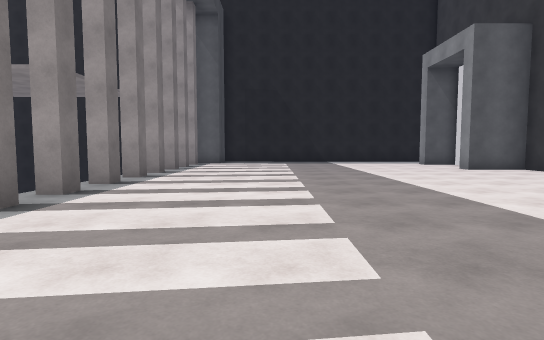
[1] (above)

12 first-person views from a walk through a scene from a Unity 3-D project. The camera is 1.3 m above the floor, tilts 4° down and sees 80° across. The floor is counted in squares, 1.8 m on a side. Each view is taken from the middle of a square. On the plan, view 1 faces up. The plan holds only what a view shows up to about 10 squares ahead; the rest is blank. The place goes on beyond the plan. The player character is not drawn.

[2]
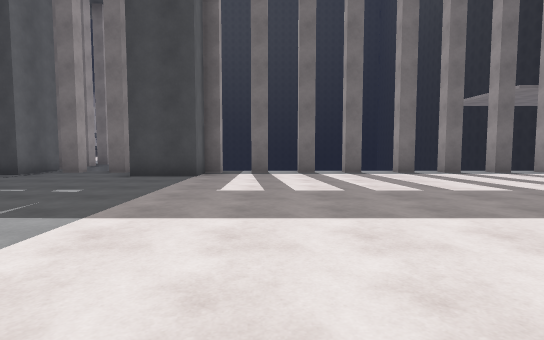

[3]
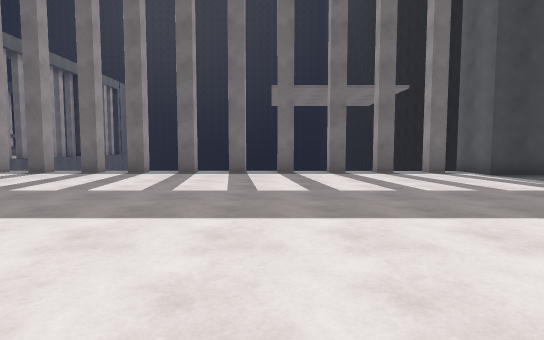

[4]
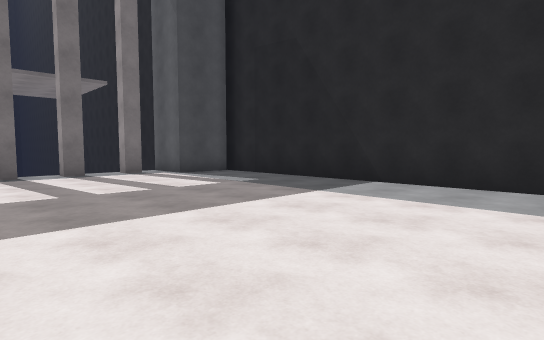

[5]
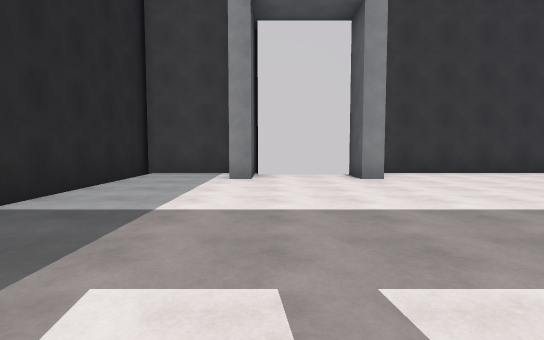

[6]
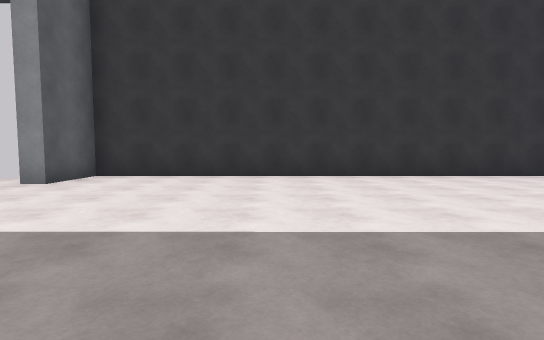

[7]
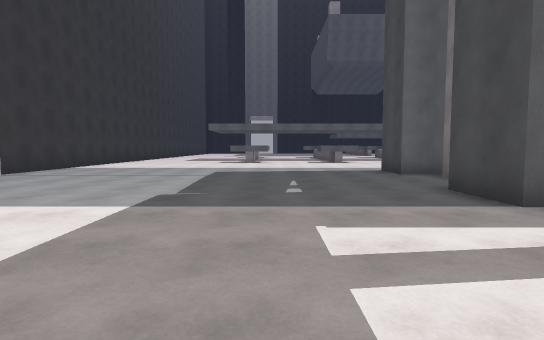

[8]
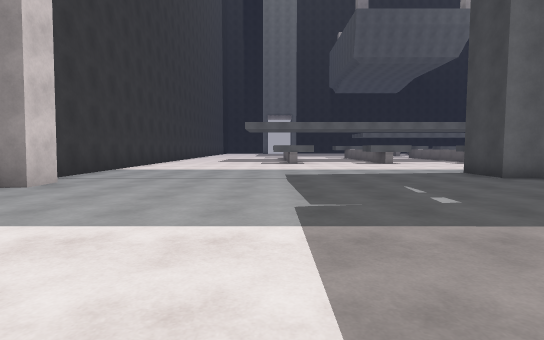

[9]
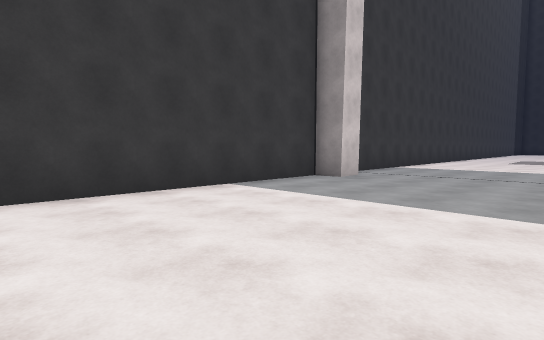

[10]
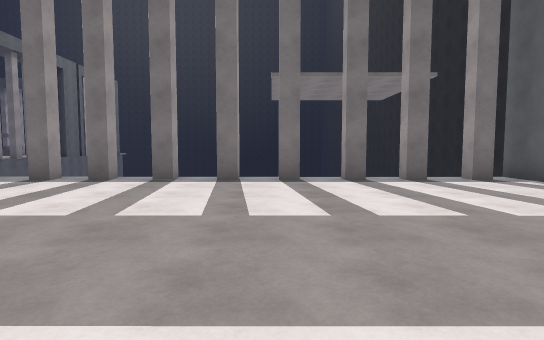

[11]
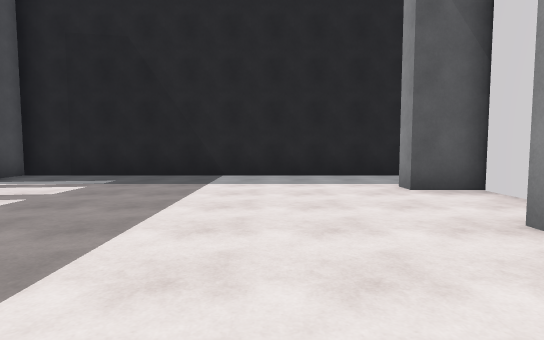

[12]
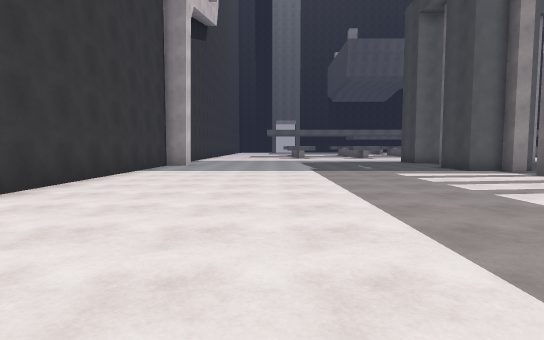

### Floor plan
Points are (right, up) in squares from view 1. A wall is a line through its corners. A room is listed if a view was taken in it or the views show most of it. See-through windows are left out.
Room 1 (views 1, 2, 3, 4, 5, 6, 7, 8, 9, 10, 11, 12)
walls: (-3.6, 4.1) (-3.2, 4.1) (-3.2, 3.6); (-3.6, 5.4) (-3.2, 5.4) (-3.2, 4.9); (-3.2, 1.3) (-3.2, 0.8); (-3, -0.1) (-3, -0.6); (-3.6, 8.2) (-3.2, 8.2) (-3.2, 7.8) (-3.6, 7.8); (-3.5, -1.4) (-3, -1.4); (-3, -1.9) (-2, -1.9) (-2, -3.6); (-3.2, 11.1) (-3.2, 10.6) (-3.6, 10.6); (-3.2, 12.5) (-3.2, 12) (-3.6, 12); (7.6, -5.7) (7.6, -4.8) (8.2, -4.8) (8.2, 10.4) (6.3, 10.4) (6.3, 10.9) (7.6, 10.9) (7.6, 13.5) (6.3, 13.5) (6.3, 14); (8.2, 14.1) (8.2, 16.5); (-4.1, -6.6) (-2.4, -6.6) (-2.4, -8.2); (8.5, 16.6) (-2.4, 16.6) (-2.4, 14.7) (-4, 14.7); (8.2, -9) (8.2, -6.5)
ways out: opening at (-4, -1); opening at (-4, 2.5); opening at (-4, 13.5); gap at (-4, 1); gap at (-4, 4.5); gap at (-4, 11.5)

Positions as (right, up) in squares from view 1, and headings:
1: (0, 0), facing up
2: (6, 0), facing left
3: (6, 9), facing left
4: (6, 10), facing up-left
5: (-1, 13), facing right
6: (0, 6), facing right
7: (1, 2), facing down
8: (3, 1), facing down
9: (3, 2), facing down-right
10: (4, 9), facing left
11: (4, 8), facing up
12: (4, 8), facing down
